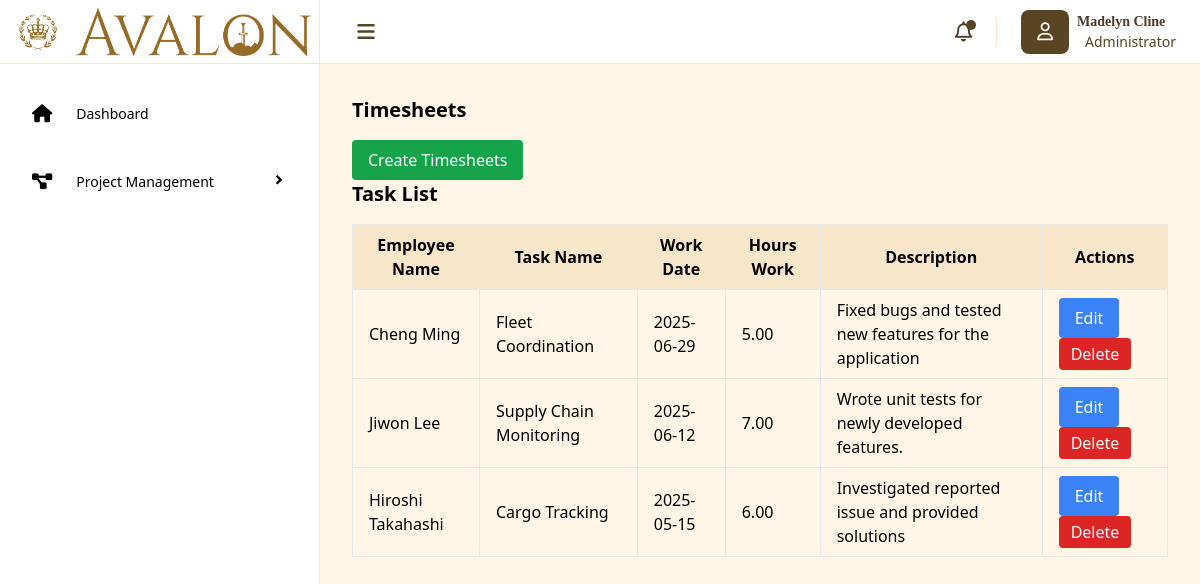
The app's page /timesheets.php with its own data.
### tables this page shows
CREATE TABLE `timesheets` (
  `timesheetID` int NOT NULL AUTO_INCREMENT,
  `employeeName` varchar(255) NOT NULL,
  `taskName` varchar(255) NOT NULL,
  `projectID` int NOT NULL DEFAULT '1',
  `workDate` date NOT NULL,
  `hoursWorked` decimal(5,2) NOT NULL,
  `description` text,
  `createdAt` datetime DEFAULT CURRENT_TIMESTAMP,
  `updatedAt` datetime DEFAULT CURRENT_TIMESTAMP ON UPDATE CURRENT_TIMESTAMP,
  PRIMARY KEY (`timesheetID`),
  UNIQUE KEY `employeeName` (`employeeName`,`taskName`,`workDate`),
  UNIQUE KEY `employeeName_2` (`employeeName`,`taskName`,`workDate`),
  UNIQUE KEY `employeeName_3` (`employeeName`,`taskName`,`workDate`),
  KEY `projectID` (`projectID`),
  CONSTRAINT `timesheets_ibfk_1` FOREIGN KEY (`projectID`) REFERENCES `projects` (`projectID`)
);

### timesheets.php (the view, shortened to what this page needs)
<?php
include('db.php');
$timesheets = $conn->query("SELECT * FROM timesheets");
?>
<!DOCTYPE html>
<html lang="en">
<head>
    <script src="https://cdn.tailwindcss.com"></script>
    <link href='https://unpkg.com/boxicons@2.1.4/css/boxicons.min.css' rel='stylesheet'>
    <link rel="stylesheet" href="https://cdnjs.cloudflare.com/ajax/libs/font-awesome/6.7.2/css/all.min.css" />
</head>
<body>
    <div class="flex min-h-screen w-full">
        <div class="sidebar sidebar-expanded fixed z-50 overflow-hidden h-screen bg-white border-r border-[#F7E6CA] flex flex-col">
            <div class="h-16 border-b border-[#F7E6CA] flex items-center px-2 space-x-2">
                <h1 class="text-xl font-bold text-black p-2 rounded-xl"><img src="Logo\PNG\Logo.png" alt="Logo" class="h-12 w-auto"></h1>
                <h1 class="text-xl font-bold text-[#4E3B2A]"><img src="Logo\PNG\Logo-Name.png" alt="Logo" class="h-12 w-auto"></h1>
            </div>
            <div class="side-menu px-4 py-6">
                <ul class="space-y-4">
                    <div class="menu-option">
                        <a href="dashboard.php" class="menu-name flex justify-between items-center space-x-3 hover:bg-[#F7E6CA] px-4 py-3 rounded-lg">
                            <div class="flex items-center space-x-2">
                                <i class="fa-solid fa-house text-lg pr-4"></i>
                                <span class="text-sm font-medium">Dashboard</span>
                            </div>
                        </a>
                    </div>
                    <div class="menu-option">
                        <div class="menu-name flex justify-between items-center space-x-3 hover:bg-[#F7E6CA] px-4 py-3 rounded-lg transition duration-300 ease-in-out cursor-pointer" onclick="toggleDropdown('project-management-dropdown', this)">
                            <div class="flex items-center space-x-2">
                                <i class="fa-solid fa-project-diagram text-lg pr-4"></i>
                                <span class="text-sm font-medium">Project Management</span>
                            </div>
                            <div class="arrow">
                                <i class="bx bx-chevron-right text-[18px] font-semibold arrow-icon"></i>
                            </div>
                        </div>
                    </div>
                </ul>
            </div>
        </div>
        <div class="main w-full bg-[#FFF6E8] md:ml-[320px]">
            <nav class="h-16 w-full bg-white border-b border-[#F7E6CA] flex justify-between items-center px-6 py-4">
                <div class="left-nav flex items-center space-x-4 max-w-96 w-full">
                    <button aria-label="Toggle menu" class="menu-btn text-[#4E3B2A] focus:outline-none hover:bg-[#F7E6CA] hover:rounded-full">
                        <i class="fa-solid fa-bars text-[#594423] text-xl w-11 py-2"></i>
                    </button>
                </div>
                <div class="right-nav  items-center space-x-6 hidden lg:flex">
                    <button aria-label="Notifications" class="text-[#4E3B2A] focus:outline-none border-r border-[#F7E6CA] pr-6 relative">
                        <i class="fa-regular fa-bell text-xl"></i>
                        <span class="absolute top-0.5 right-5 block w-2.5 h-2.5 bg-[#594423] rounded-full"></span>
                    </button>
                    <div class="flex items-center space-x-2">
                        <i class="fa-regular fa-user bg-[#594423] text-white px-4 py-2 rounded-lg text-lg" aria-label="User profile"></i>
                        <div class="info flex flex-col py-2">
                            <h1 class="text-[#4E3B2A] font-semibold font-serif text-sm">Madelyn Cline</h1>
                            <p class="text-[#594423] text-sm pl-2">Administrator</p>
                        </div>
                    </div>
                </div>
            </nav>
            <main class="px-8 py-8">
                <h2 class="text-xl font-bold mb-4">Timesheets</h2>
                <button onclick="openTimesheetModal()" class="bg-green-600 text-white px-4 py-2 rounded hover:bg-green-700">
                    Create Timesheets</button>
                <h2 class="text-xl font-bold mb-4">Task List</h2>
                <table class="min-w-full table-auto border-collapse">
                    <thead>
                       <tr class="bg-[#F7E6CA]">
                       <th class="border px-4 py-2">Employee Name</th>
                       <th class="border px-4 py-2">Task Name</th>
                       <th class="border px-4 py-2">Work Date</th>
                       <th class="border px-4 py-2">Hours Work</th>
                       <th class="border px-4 py-2">Description</th>
                       <th class="border px-4 py-2">Actions</th>
                       </tr>
                     </thead>
                     <tbody>
                        <?php while ($row = $timesheets->fetch_assoc()): ?>
                            <tr>
                                <td class="border px-4 py-2"><?= htmlspecialchars($row['employeeName']) ?></td>
                                <td class="border px-4 py-2"><?= htmlspecialchars($row['taskName']) ?></td>
                                <td class="border px-4 py-2"><?= htmlspecialchars($row['workDate']) ?></td>
                                <td class="border px-4 py-2"><?= htmlspecialchars($row['hoursWorked']) ?></td>
                                <td class="border px-4 py-2"><?= htmlspecialchars($row['description']) ?></td>
                                <td class="border px-4 py-2">
                                    <button  type="button" class="bg-blue-500 text-white px-4 py-2 rounded hover:bg-blue-600"
                                          onclick="openEditModal(
                                          '<?= $row['timesheetID'] ?>',
                                          '<?= addslashes($row['employeeName']) ?>',
                                          '<?= addslashes($row['taskName']) ?>',
                                          '<?= $row['workDate'] ?>',
                                          '<?= $row['hoursWorked'] ?>',
                                          '<?= addslashes($row['description']) ?>'
                                       )"
                                   >Edit</button>
                                   <form method="POST" class="inline-block" onsubmit="return confirm('Delete this?')">
                                        <button type="submit" name="delete_timesheet" class="bg-red-600 text-white px-3 py-1 rounded hover:bg-red-700">Delete</button>
                                    </form>
                                </td>
                            </tr>
                        <?php endwhile; ?>
                     </tbody>
                </table>
            </main>
        </div>
    </div>
</body>
</html>

### timesheets.php (style rules this page uses)
.sidebar-expanded { width: 320px; }
.menu-name::after { content: ''; position: absolute; left: 0; bottom: 0; height: 2px; width: 0; background-color: #4E3B2A; transition: width 0.3s ease; }

### records on screen
timesheets: employeeName "Cheng Ming", taskName "Fleet Coordination", workDate "2025-06-29", hoursWorked "5.00", description "Fixed bugs and tested new features for the application"
timesheets: employeeName "Jiwon Lee", taskName "Supply Chain Monitoring", workDate "2025-06-12", hoursWorked "7.00", description "Wrote unit tests for newly developed features."
timesheets: employeeName "Hiroshi Takahashi", taskName "Cargo Tracking", workDate "2025-05-15", hoursWorked "6.00", description "Investigated reported issue and provided solutions"
